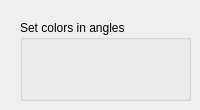
     <widget class="QWidget" name="page_12">
      <widget class="QGroupBox" name="groupBox_17">
       <property name="geometry">
        <rect>
         <x>20</x>
         <y>20</y>
         <width>171</width>
         <height>81</height>
        </rect>
       </property>
       <property name="title">
        <string>Set colors in angles</string>
       </property>
       <widget class="CustomColorLabel" name="label_80">
        <property name="geometry">
         <rect>
          <x>10</x>
          <y>40</y>
          <width>30</width>
          <height>20</height>
         </rect>
        </property>
        <property name="text">
         <string/>
        </property>
       </widget>
       <widget class="CustomColorLabel" name="label_81">
        <property name="geometry">
         <rect>
          <x>50</x>
          <y>40</y>
          <width>30</width>
          <height>20</height>
         </rect>
        </property>
        <property name="text">
         <string/>
        </property>
       </widget>
       <widget class="CustomColorLabel" name="label_114">
        <property name="geometry">
         <rect>
          <x>90</x>
          <y>40</y>
          <width>30</width>
          <height>20</height>
         </rect>
        </property>
        <property name="text">
         <string/>
        </property>
       </widget>
       <widget class="CustomColorLabel" name="label_115">
        <property name="geometry">
         <rect>
          <x>130</x>
          <y>40</y>
          <width>30</width>
          <height>20</height>
         </rect>
        </property>
        <property name="text">
         <string/>
        </property>
       </widget>
      </widget>
     </widget>
